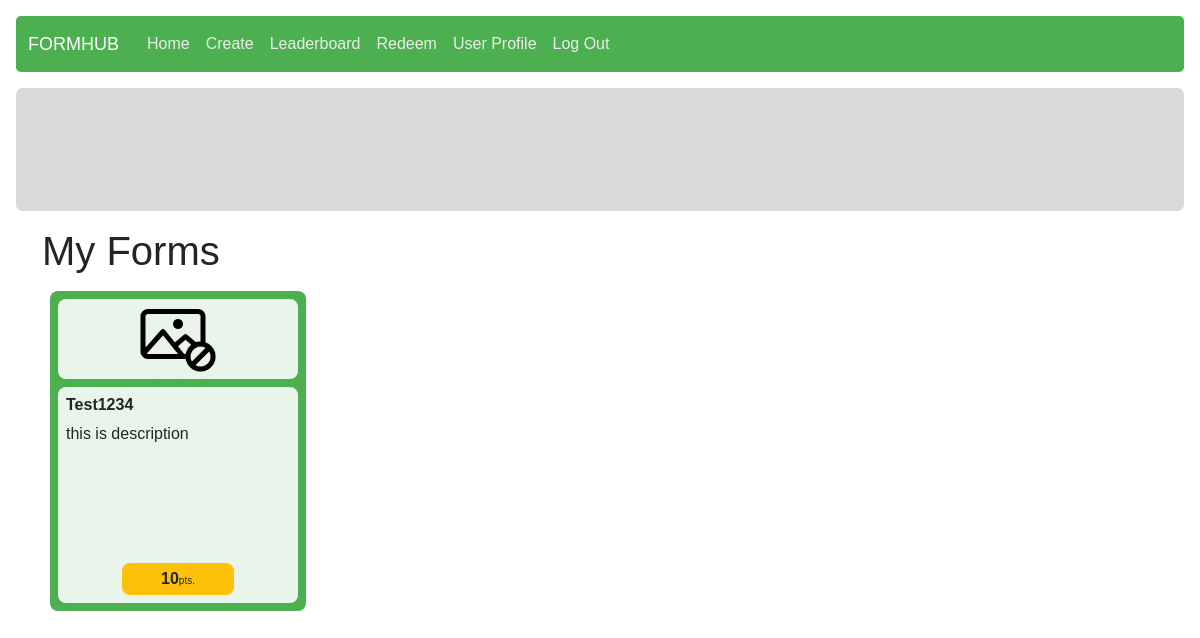
Before: /manage/my-forms (signed in) with the older database file.
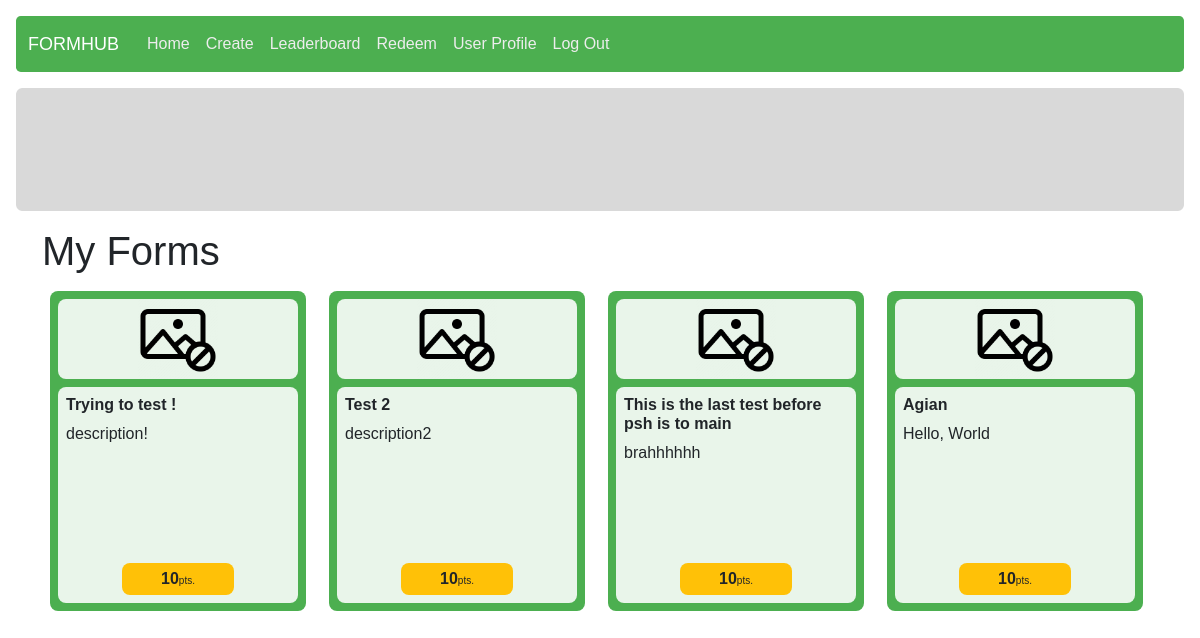
After: the same page with the newer database file.
### form_management/models.py (models this page shows, shortened)
class Form(models.Model):
    owner = models.ForeignKey(User, on_delete = models.CASCADE)
    form_name = models.CharField(max_length = 125)
    description = models.CharField(max_length = 1000)
    category = models.ForeignKey(Category, on_delete = models.CASCADE, null = True)
    design = models.JSONField()
    creation_timestamp = models.DateTimeField(auto_now_add = True)
    publish_timestamp = models.DateTimeField(null = True)
    is_open = models.BooleanField(default = False)
    is_sale = models.BooleanField(default = False)
    form_point = models.ForeignKey(Point, on_delete = models.CASCADE, related_name="form_point")

class Point(models.Model):
    form_size = models.CharField(max_length = 2)
    point = models.IntegerField()
    description = models.CharField(max_length = 50, null = True)
    lower_bound = models.IntegerField()
    upper_bound = models.IntegerField()
    def __str__(self):
        return f"{self.point}"

### form_management/views.py (the view)
# urls.py: path("my-forms", views.my_forms, name="my_forms"),
@login_required
def my_forms(request):
    forms = Form.objects.filter(owner = request.user)
    return render(request, "form_management/myforms.html", {
        "title": "My Forms",
		"forms": forms
	})

### templates/form_management/myforms.html (shortened to what this page needs)
{% extends "layout.html" %}
{% load static %}
{% block extra_css %}
    <link rel="stylesheet" href="{% static 'answering/index.css' %}">
{% endblock %}
{% block body %}
<div class="container">
    <h1>{{ title }}</h1>
    <div class="all-forms d-flex flex-row flex-wrap">
        {% for form in forms %}
            <div class="form-card p-2 d-flex flex-column col-sm-6 col-md-4 col-lg-3" data-code="{{ form.id }}">
                <div class="form p-2 d-flex flex-column">
                    <div class="img-container d-flex justify-content-center">
                        <img src="{% static 'answering/imgs/no-pic.png' %}" alt="no-photo">
                    </div>
                    <div class="form-meta-data mt-2 p-2">
                        <h6 class="form-name">{{ form.form_name }}</h6>
                        <div class="description">
                            {{ form.description }}
                        </div>
                        <div class="bottom-section mt-auto p-1">
                            <span class="point">{{ form.form_point }}</span><span class="unit">pts.</span>
                        </div>
                    </div>
                </div>
            </div>
        {% empty %}
            <h3>No form</h3>
        {% endfor %}
    </div>
</div>
{% endblock %}

Changed rows visible on the page:
no longer on this page (row edited): Form: form_name "Test1234", description "this is description", form_point "10"
added Form: form_name "Trying to test !", description "description!", form_point "10"
added Form: form_name "Test 2", description "description2", form_point "10"
added Form: form_name "This is the last test before psh is to main", description "brahhhhhh", form_point "10"
added Form: form_name "Agian", description "Hello, World", form_point "10"
